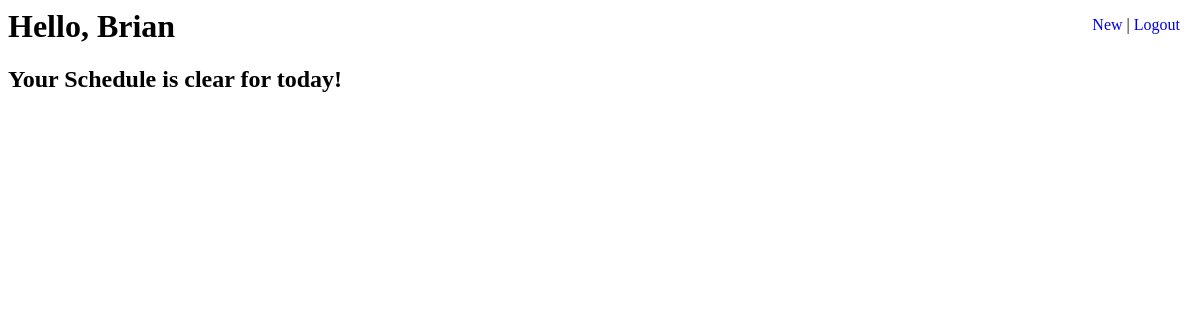
Before: /scheduler/dashboard/ (signed in) with the older database file.
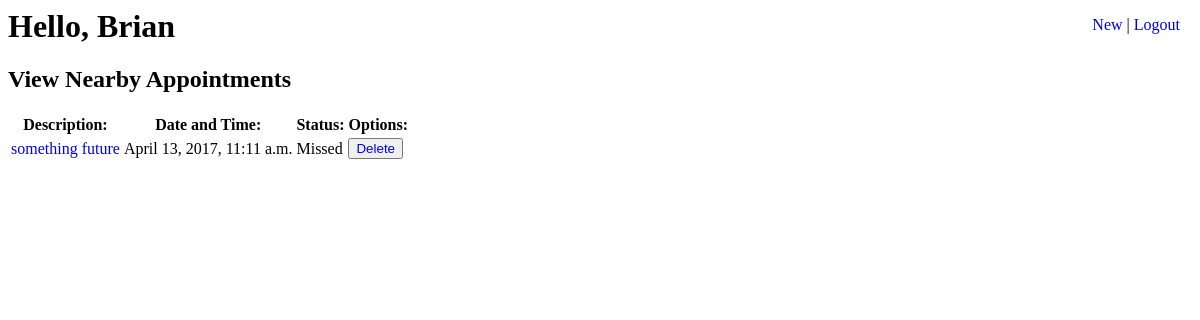
After: the same page with the newer database file.
### scheduler/models.py (models this page shows, shortened)
class Appointment(models.Model):
    user = models.ForeignKey(User, on_delete=models.CASCADE, verbose_name='related user')
    appointment_text = models.CharField('appointment description', max_length=200)
    time = models.DateTimeField('scheduled time')
    status = models.CharField('appointment status', max_length=30, default='Pending')

### scheduler/views.py (the view)
# urls.py: url(r'^scheduler/dashboard/$', views.Dashboard.as_view(), name='dashboard'),
class Dashboard(LoginRequiredMixin, View):
    login_url = '/'
    def get(self, request):
        Appointment.objects.filter(time__lt=timezone.now(),status='Pending').update(status='Missed')
        todayappointments = Appointment.objects.filter(user=request.user,time__range=(datetime.datetime.combine(datetime.date.today(),datetime.time.min),datetime.datetime.combine(datetime.date.today(),datetime.time.max))).order_by('time')
        futureappointments = Appointment.objects.filter(user=request.user, time__gt=datetime.datetime.combine(datetime.date.today()+datetime.timedelta(days=1),datetime.time.min)).order_by('time')
        context = {}
        if todayappointments is not None:
            context['todayappointments'] = todayappointments
        if futureappointments is not None:
            context['futureappointments'] = futureappointments
        return render(request, 'scheduler/dashboard.html', context)

### scheduler/templates/scheduler/dashboard.html (shortened to what this page needs)
{% load static %}
<link rel="stylesheet" type="text/css" href="{% static 'scheduler/style/dashboard.css' %}">
<ul id="navbar">
  <li>
    <a href="{% url 'scheduler:new' %}">New</a>
  </li>
  <li>|</li>
  <li>
    <a href="{% url 'scheduler:logout' %}">Logout</a>
  </li>
</ul>
<h1>Hello, {{request.user.username | title}}</h1>
{% if todayappointments %}
<h2>View Nearby Appointments</h2>
<table>
  <tr>
    <th>Description:</th>
    <th>Date and Time:</th>
    <th>Status:</th>
    <th>Options:</th>
  </tr>
{% for appointment in todayappointments %}
  <tr>
    <td><a href="{% url 'scheduler:detail' appointment.pk %}">{{appointment.appointment_text}}</a></td>
    <td>{{appointment.time}}</td>
    <td>{{appointment.status}}</td>
    <td> <button type="button" name="button"><a href="{% url 'scheduler:delete' appointment.pk %}">Delete</a></td></button>
  </tr>
{% endfor %}
</table>
{% else %}
<h2>Your Schedule is clear for today!</h2>
{% endif%}

### scheduler/static/scheduler/style/dashboard.css (style rules this page uses)
li { display: inline-block; }
#navbar { position: absolute; top: 0px; right: 20px; }
a { text-decoration: none; }

Changed rows visible on the page:
added Appointment: appointment_text "something future", time "April 13, 2017, 11:11 a.m.", status "Missed"
Other visible differences:
text no longer shown: "Your Schedule is clear for today!"
text now shown: "View Nearby Appointments Description: Date and Time: Status: Options:"
